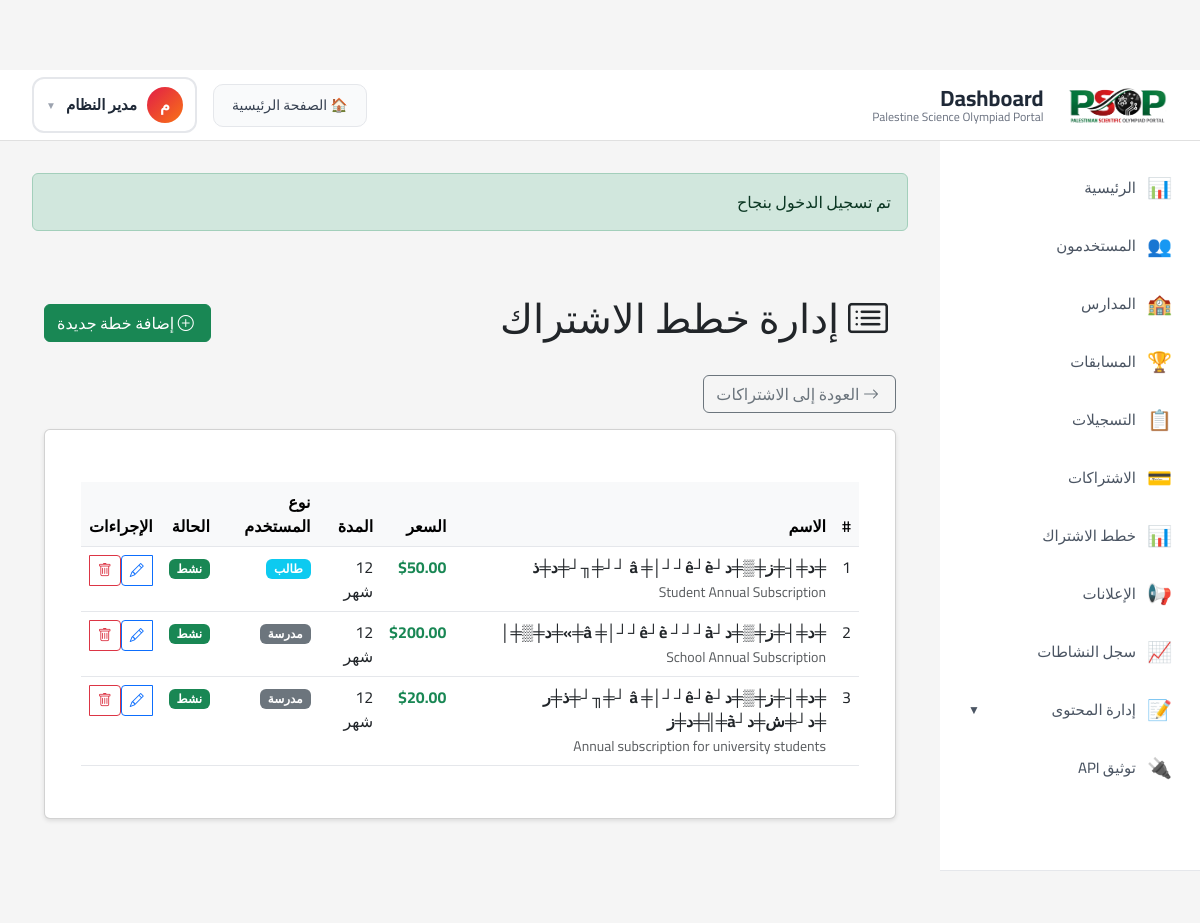
Screenshot of /public/admin/subscriptions/plans (signed in) with the database file from the repository.
### tables this page shows
CREATE TABLE users (
    id INT AUTO_INCREMENT PRIMARY KEY,
    name VARCHAR(255) NOT NULL,
    email VARCHAR(255) NOT NULL UNIQUE,
    password_hash VARCHAR(255) NOT NULL,
    phone VARCHAR(20),
    type ENUM('student', 'school_coordinator', 'trainer', 'admin', 'competition_manager') NOT NULL,
    status ENUM('active', 'inactive', 'pending', 'suspended') DEFAULT 'active',
    created_at DATETIME NOT NULL,
    updated_at DATETIME NOT NULL,
    INDEX idx_email (email),
    INDEX idx_type (type),
    INDEX idx_status (status)
);

CREATE TABLE `subscription_plans` (
  `id` int(11) NOT NULL AUTO_INCREMENT,
  `name_ar` varchar(100) NOT NULL,
  `name_en` varchar(100) NOT NULL,
  `description_ar` text DEFAULT NULL,
  `description_en` text DEFAULT NULL,
  `price` decimal(10,2) NOT NULL,
  `duration_months` int(11) NOT NULL DEFAULT 12,
  `features` text DEFAULT NULL COMMENT 'JSON array of features',
  `user_type` enum('student','school') NOT NULL,
  `is_active` tinyint(1) DEFAULT 1,
  `created_at` datetime NOT NULL,
  `updated_at` datetime NOT NULL,
  PRIMARY KEY (`id`)
);

### views/admin/subscriptions/plans.php (the view, shortened to what the rows shown need)
<!DOCTYPE html>
<html lang="ar" dir="rtl">
<head>
    <link href="https://cdn.jsdelivr.net/npm/bootstrap@5.3.0/dist/css/bootstrap.min.css" rel="stylesheet">
    <link href="https://cdn.jsdelivr.net/npm/bootstrap-icons@1.11.0/font/bootstrap-icons.css" rel="stylesheet">
</head>
<body>
    <div class="container py-5">
        <div class="d-flex justify-content-between align-items-center mb-4">
            <h1>
                <i class="bi bi-card-list me-2"></i>
                إدارة خطط الاشتراك
            </h1>
            <a href="<?= $this->url('/admin/subscriptions/plans/create') ?>" class="btn btn-success">
                <i class="bi bi-plus-circle me-1"></i>
                إضافة خطة جديدة
            </a>
        </div>
        <div class="row">
            <div class="col-12">
                <a href="<?= $this->url('/admin/subscriptions') ?>" class="btn btn-outline-secondary mb-3">
                    <i class="bi bi-arrow-right me-1"></i>
                    العودة إلى الاشتراكات
                </a>
            </div>
        </div>
        <div class="card">
            <div class="card-body">
                <div class="table-responsive">
                    <table class="table table-hover">
                        <thead class="table-light">
                            <tr>
                                <th>#</th>
                                <th>الاسم</th>
                                <th>السعر</th>
                                <th>المدة</th>
                                <th>نوع المستخدم</th>
                                <th>الحالة</th>
                                <th>الإجراءات</th>
                            </tr>
                        </thead>
                        <tbody>
                            <?php if (empty($plans)): ?>
                            <tr>
                                <td colspan="7" class="text-center py-4 text-muted">
                                    لا توجد خطط
                                </td>
                            </tr>
                            <?php else: ?>
                            <?php foreach ($plans as $index => $plan): ?>
                            <tr>
                                <td><?= $index + 1 ?></td>
                                <td>
                                    <strong><?= $this->e($plan['name_ar']) ?></strong>
                                    <br>
                                    <small class="text-muted"><?= $this->e($plan['name_en']) ?></small>
                                </td>
                                <td>
                                    <?php if ($plan['price'] > 0): ?>
                                    <strong class="text-success">$<?= number_format($plan['price'], 2) ?></strong>
                                    <?php else: ?>
                                    <span class="badge bg-success">مجاني</span>
                                    <?php endif; ?>
                                </td>
                                <td><?= $plan['duration_months'] ?> شهر</td>
                                <td>
                                    <span class="badge bg-<?= $plan['user_type'] === 'student' ? 'info' : 'secondary' ?>">
                                        <?= $plan['user_type'] === 'student' ? 'طالب' : 'مدرسة' ?>
                                    </span>
                                </td>
                                <td>
                                    <?php if ($plan['is_active']): ?>
                                    <span class="badge bg-success">نشط</span>
                                    <?php else: ?>
                                    <span class="badge bg-secondary">معطل</span>
                                    <?php endif; ?>
                                </td>
                                <td>
                                    <div class="btn-group btn-group-sm">
                                        <a href="<?= $this->url("/admin/subscriptions/plans/{$plan['id']}/edit") ?>"
                                           class="btn btn-outline-primary">
                                            <i class="bi bi-pencil"></i>
                                        </a>
                                        <button type="button" class="btn btn-outline-danger"
                                                onclick="confirmDelete(<?= $plan['id'] ?>, '<?= $this->e($plan['name_ar']) ?>')">
                                            <i class="bi bi-trash"></i>
                                        </button>
                                    </div>
                                </td>
                            </tr>
                            <?php endforeach; ?>
                            <?php endif; ?>
                        </tbody>
                    </table>
                </div>
            </div>
        </div>
    </div>
</body>
</html>

### views/layouts/dashboard.php (shortened to what the rows shown need)
<!DOCTYPE html>
<html lang="ar" dir="rtl">
<head>
    <link rel="stylesheet" href="<?= $this->asset('css/style.css') ?>">
</head>
<body class="dashboard-body">
    <header class="dashboard-header">
        <div class="dashboard-top-bar">
            <div class="dashboard-left">
                <div class="dashboard-brand">
                    <?php if (!empty($site_settings['site_logo'])): ?>
                        <img src="<?= $this->url($site_settings['site_logo']) ?>"
                             alt="Logo"
                             style="max-height: 40px; margin-left: 10px;">
                    <?php else: ?>
                        <div class="dashboard-icon">
                            <div class="dashboard-icon-inner"></div>
                        </div>
                    <?php endif; ?>
                    <div class="dashboard-title-box">
                        <h1 class="dashboard-title">Dashboard</h1>
                        <p class="dashboard-subtitle"><?= $this->e($site_settings['site_name_en'] ?? 'PSOP') ?></p>
                    </div>
                </div>
            </div>
            <div class="dashboard-right">
                <a href="<?= $this->url('/') ?>" class="home-link">🏠 الصفحة الرئيسية</a>
                <?php if (isset($user)): ?>
                    <div class="user-profile-box">
                        <button class="user-profile-btn" id="userProfileBtn">
                            <span class="user-avatar-circle"><?= mb_substr($this->e($user['name']), 0, 1) ?></span>
                            <span class="user-display-name"><?= $this->e($user['name']) ?></span>
                            <span class="arrow-down">▼</span>
                        </button>
                    </div>
                <?php endif; ?>
            </div>
        </div>
    </header>
    <div class="dashboard-layout">
        <aside class="sidebar">
            <ul class="sidebar-menu">
                <li><a href="<?= $this->url('/dashboard') ?>"><span>📊</span> الرئيسية</a></li>
                <?php if (isset($user) && in_array($user['type'], ['admin', 'competition_manager'])): ?>
                    <li><a href="<?= $this->url('/admin/users') ?>"><span>👥</span> المستخدمون</a></li>
                    <li><a href="<?= $this->url('/admin/schools') ?>"><span>🏫</span> المدارس</a></li>
                    <li><a href="<?= $this->url('/admin/competitions') ?>"><span>🏆</span> المسابقات</a></li>
                    <li><a href="<?= $this->url('/admin/registrations') ?>"><span>📋</span> التسجيلات</a></li>
                    <li><a href="<?= $this->url('/admin/subscriptions') ?>"><span>💳</span> الاشتراكات</a></li>
                    <li><a href="<?= $this->url('/admin/subscriptions/plans') ?>"><span>📊</span> خطط الاشتراك</a></li>
                    <li><a href="<?= $this->url('/admin/announcements') ?>"><span>📢</span> الإعلانات</a></li>
                    <li><a href="<?= $this->url('/admin/activity-logs') ?>"><span>📈</span> سجل النشاطات</a></li>
                    <li class="sidebar-dropdown">
                        <button class="sidebar-dropdown-toggle" onclick="toggleContentMenu(event)">
                            <span class="dropdown-content">
                                <span class="dropdown-icon">📝</span>
                                <span>إدارة المحتوى</span>
                            </span>
                            <span class="dropdown-arrow">▼</span>
                        </button>
                    </li>
                    <li><a href="<?= $this->url('/api/docs') ?>" target="_blank"><span>🔌</span> توثيق API</a></li>
                <?php endif; ?>
            </ul>
        </aside>
        <main class="dashboard-content">
            <?php if (isset($_SESSION['flash'])): ?>
                <?php foreach ($_SESSION['flash'] as $type => $message): ?>
                    <div class="alert alert-<?= $type ?>">
                        <?= $this->e($message) ?>
                    </div>
                <?php endforeach; ?>
            <?php endif; ?>
            <?= $viewContent ?>
        </main>
    </div>
</body>
</html>

### src/Core/Router.php (shortened to what the rows shown need)
<?php
class Router
{
    private array $routes = [];
    private array $config;
    public function __construct(array $config)
    {
        $this->config = $config;
    }
    private function addRoute(string $method, string $path, string $controller, string $action): void
    {
        $this->routes[] = [
            'method' => $method,
            'path' => $path,
            'controller' => $controller,
            'action' => $action,
            'pattern' => $this->convertPathToPattern($path),
        ];
    }
    private function convertPathToPattern(string $path): string
    {
        $pattern = preg_quote($path, '#');
        $pattern = preg_replace('/\\\{(\w+)\\\}/', '(?P<$1>[^/]+)', $pattern);
        return '#^' . $pattern . '$#';
    }
    public function dispatch(string $requestMethod, string $requestUri): void
    {
        $uri = parse_url($requestUri, PHP_URL_PATH);
        $basePath = parse_url($this->config['app']['base_url'], PHP_URL_PATH) ?? '';
        $basePath = rtrim($basePath, '/');
        if (!empty($basePath) && strpos($uri, $basePath) === 0) {
            $uri = substr($uri, strlen($basePath));
        }
        foreach ($this->routes as $route) {
            if (($route['method'] === $requestMethod || $route['method'] === 'ANY')
                && preg_match($route['pattern'], $uri, $matches)) {
                $params = array_filter($matches, 'is_string', ARRAY_FILTER_USE_KEY);
                $controller = new $controllerClass($this->config);
                $action = $route['action'];
                $args = array_values($params);
                call_user_func_array([$controller, $action], $args);
                return;
            }
        }
    }
}

### rows the page displays
users: name "م", name "مدير النظام", type "admin" (drawn)
subscription_plans: name_ar "╪د╪┤╪ز╪▒╪د┘â ╪│┘┘ê┘è ┘┘╪╖┘╪د╪ذ", name_en "Student Annual Subscription", price "50.00", duration_months "12", user_type "طالب", is_active "نشط"
subscription_plans: name_ar "╪د╪┤╪ز╪▒╪د┘â ╪│┘┘ê┘è ┘┘┘à╪»╪د╪▒╪│", name_en "School Annual Subscription", price "200.00", duration_months "12", user_type "مدرسة", is_active "نشط"
subscription_plans: name_ar "╪د╪┤╪ز╪▒╪د┘â ╪│┘┘ê┘è ┘╪╖┘╪ذ╪ر ╪د┘╪ش╪د┘à╪╣╪د╪ز", name_en "Annual subscription for university students", price "20.00", duration_months "12", user_type "مدرسة", is_active "نشط"

### other values shown
$this->e($site_settings['site_name_en'] ?? 'PSOP') "Palestine Science Olympiad Portal"
$this->e($message) "تم تسجيل الدخول بنجاح"
